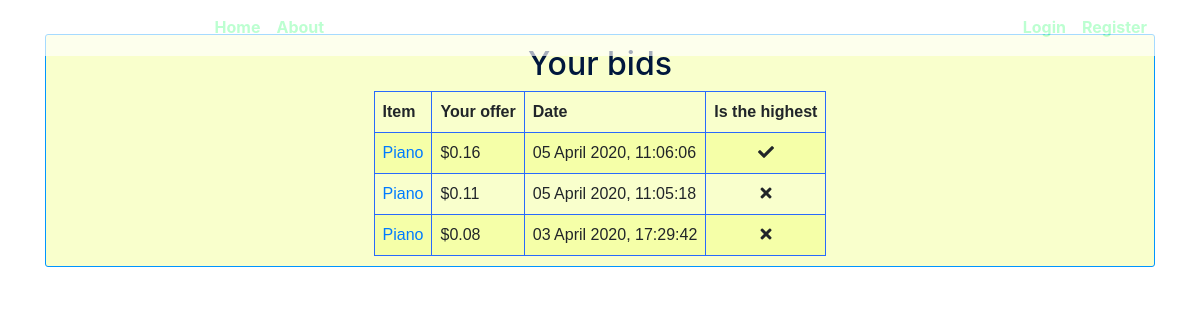
The page /merchant/bids/derentis on the database its author committed.
### bazaar/models.py (models this page shows, shortened)
class Bid(models.Model):
    item = models.ForeignKey(Item, on_delete=models.CASCADE, related_name='item_id')
    merchant = models.ForeignKey(User, models.SET_NULL, blank=True, null=True, related_name='user_bid_id')
    bid = models.DecimalField(
        'new price', max_digits=8, decimal_places=2, default=0,
        validators=[MinValueValidator(0, "Are you OK?! Price can\'t be lesser than %(limit_value)s!")]
    )
    date = models.DateTimeField(auto_now_add=True)

class Item(models.Model):
    merchant      = models.ForeignKey(User, on_delete=models.CASCADE)  # , null=True, blank=True
    title         = models.CharField(max_length=200)
    description   = models.TextField(default='')
    date_posted   = models.DateTimeField('date published', auto_now_add=True)
    price         = models.DecimalField(
        'price', max_digits=8, decimal_places=2, default=0,
        validators=[MinValueValidator(0, "Are you OK?! Price can\'t be lesser than %(limit_value)s!")]
    )
    end_of_auction = models.DateTimeField(
        'end of auction',
        default=timezone.now()+datetime.timedelta(days=10),
        validators=[MinValueValidator(
            timezone.now(),
            "You can\'t set end of auction in the past."
        )]
    )
    class Condition(models.TextChoices):
        NEW = 'NEW', _('New')
        USED = 'USE', _('Used')
        REFURBISHED = 'REF', _('Refurbished')
        NOT_WORKING = 'NOT', _('For parts or not working')
    condition = models.CharField(
        'condition',
        max_length=3,
        choices=Condition.choices,
        default=Condition.USED,
    )
    def __str__(self):
        return self.title
    def file_name(self, filename):
        extension = filename.split('.')[-1]
        return 'auction_images/%s/main_image.%s' % (self.id, extension)
    main_image = models.ImageField(
        'thumbnail', default='default_item.jpg', upload_to=get_path_for_my_model_file
    )
    def remaining_time(self):
        return ( self.end_of_auction - timezone.now() ).days
    remaining_time.admin_order_field = 'remaining_time'
    remaining_time.short_description = 'How much time is left?'

### bazaar/views.py (the view)
# urls.py: path('merchant/bids/<str:username>', MerchantBidListView.as_view(), name='merchant-bids'),
class MerchantBidListView(generic.ListView):
    model = Bid
    template_name = 'bazaar/merchant_bids.html' # <APP>/<MODEL>_<VIEWTYPE>.HTML
    context_object_name = 'bids'  # def: home
    paginate_by = 15
    def get_queryset(self):
        user = get_object_or_404(User, username = self.kwargs.get('username'))
        return Bid.objects.filter(merchant=user).order_by('-date')

### bazaar/templates/bazaar/merchant_bids.html (shortened to what this page needs)
{% extends "bazaar/base.html" %}
{% block content %}
    <article class="media content-section">
    <div class ="centering">
        <h2 class="header-center">Your bids</h2>
        <table>
          <tr>
              <th>Item</th>
            <th>Your offer</th>
            <th>Date</th>
            <th>Is the highest</th>
          </tr>
           {% for bid in bids %}
              <tr class="bid-tr">
                <td><a href="{% url 'item-detail' pk=bid.item.id %}"> {{ bid.item }} </a></td>
                <td> ${{ bid.bid }} </td>
                <td> {{ bid.date|date:"d F Y, H:i:s" }} </td>
                <td class="centering">
            {% if bid.bid == bid.item.price %}
                   <i class="fa fa-check"></i>
            {% else %}
                   <i class="fa fa-times"></i>
            {% endif %}
                </td>
              </tr>
            {% endfor %}
        </table>
    </div>
    </article>
{% endblock content %}

### bazaar/static/bazaar/main.css (style rules this page uses)
body { background: white url("images/background.jpg") no-repeat center center fixed; -webkit-background-size: cover; -moz-background-size: cover; -o-background-size: cover; background-size: cover; }
h1, h2, h3, h4, h5, h6 { color: #00173d; }
.content-section { background: rgba(235, 255, 87, 0.3); padding: 10px 20px; border: 1px solid #0095ff; border-radius: 3px; margin-bottom: 10px; margin-top: 10px; clear:both; }
.header-center { text-align: center; }
.centering { align:center; text-align:center; margin: auto; clear:both; }
*, *:after, *:before { -webkit-box-sizing: border-box; -moz-box-sizing: border-box; box-sizing: border-box; }
table { font-family: arial, sans-serif; border-collapse: collapse; width: 100%; }
td, th { border: 1px solid rgb(41, 106, 252); text-align: left; padding: 8px; }
.bid-tr:nth-child(even) { background-color: rgba(235, 255, 87, 0.3); }

### rows shown on the page
Bid: item "Piano", bid "0.16", date "05 April 2020, 11:06:06"
Bid: item "Piano", bid "0.11", date "05 April 2020, 11:05:18"
Bid: item "Piano", bid "0.08", date "03 April 2020, 17:29:42"
